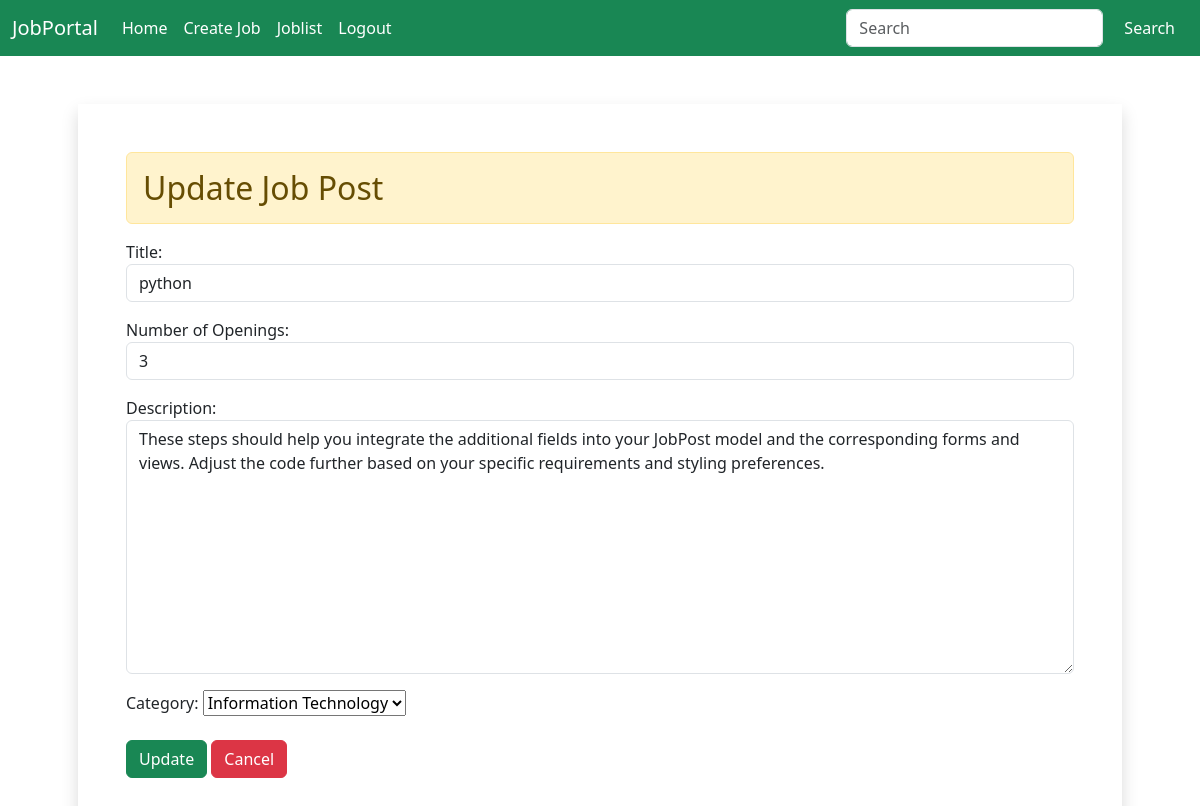
The app's page /updatejob/2 (signed in) with its own data.
### app/models.py (models this page shows)
class JobPost(models.Model):
    CATEGORY_CHOICES = (
        ('IT', 'Information Technology'),
        ('Finance', 'Finance'),
        ('Marketing', 'Marketing'),
    )
    title = models.CharField(max_length=100)
    number_of_openings = models.IntegerField()
    job_description = models.TextField()
    category = models.CharField(max_length=50, choices=CATEGORY_CHOICES)
    recruiter = models.ForeignKey(CustomUser, on_delete=models.CASCADE)
    jobseeker = models.ManyToManyField(CustomUser, related_name='job_applications', blank=True)

### app/views.py (the view)
# urls.py: path('updatejob/<int:id>',views.update_job_post,name="updatejob"),
@login_required
def update_job_post(request, id):
    job_post = get_object_or_404(JobPost, id=id)
    if request.user == job_post.recruiter:
        if request.method == 'POST':
            form = JobPostForm(request.POST, instance=job_post)
            if form.is_valid():
                form.save()
                return redirect('joblist')
        else:
            form = JobPostForm(instance=job_post)
        return render(request, 'recruiter/update_jobpost.html', {'form': form})
    else:
        return redirect('homepage')

### app/forms.py
class JobPostForm(forms.ModelForm):
    class Meta:
        model = JobPost
        fields = ['title', 'number_of_openings', 'job_description', 'category']
        labels= {'title':'Title','number_of_openings':'Number of Openings','job_description':'Description','category':'Category'}
        widgets = {
            'title':forms.TextInput(attrs={'class':'form-control'}),
            'number_of_openings':forms.NumberInput(attrs={'class':'form-control'}),
            'job_description':forms.Textarea(attrs={'class':'form-control'}),
        }

### app/templates/recruiter/update_jobpost.html (shortened to what this page needs)
{% extends "../base.html" %}
{% block content %}
<div class="container mx-auto p-5">
    <div class="p-5 shadow">
        <h2 class="alert alert-warning">Update Job Post</h2>
        <form action="" method="POST">
            {{form.as_p}}
            <button class="btn btn-success mt-2">Update</button>
            <button class="btn btn-danger mt-2">Cancel</button>
        </form>
    </div>
</div>
{% endblock content %}

### records on screen
JobPost: title "python", number_of_openings "3", job_description "These steps should help you integrate the additional fields into your JobPost model and the corresponding forms and views. Adjust the code further based on your specific requirements and styling preferences.", category "Information Technology"
